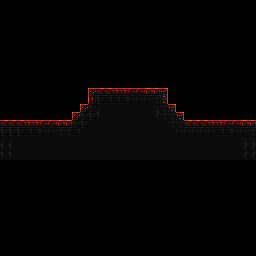

This is a level from a 2D game, rendered from its Tiled map with the project's own tilesets. A one-line summary and the complete map file follow:
An orthogonal 32x32 tile map with 8x8 px tiles, 1 tile layer (Camada de Blocos 1) and 7 objects (7x Collision).

<map version="1.10" tiledversion="git" orientation="orthogonal" renderorder="right-down" width="32" height="32" tilewidth="8" tileheight="8" infinite="0" nextlayerid="4" nextobjectid="16">
 <tileset firstgid="1" source="Blood Temple Tileset.tsx" />
 <layer id="1" name="Camada de Blocos 1" width="32" height="32">
  <data encoding="csv">
0,0,0,0,0,0,0,0,0,0,0,0,0,0,0,0,0,0,0,0,0,0,0,0,0,0,0,0,0,0,0,0,
0,0,0,0,0,0,0,0,0,0,0,0,0,0,0,0,0,0,0,0,0,0,0,0,0,0,0,0,0,0,0,0,
0,0,0,0,0,0,0,0,0,0,0,0,0,0,0,0,0,0,0,0,0,0,0,0,0,0,0,0,0,0,0,0,
0,0,0,0,0,0,0,0,0,0,0,0,0,0,0,0,0,0,0,0,0,0,0,0,0,0,0,0,0,0,0,0,
0,0,0,0,0,0,0,0,0,0,0,0,0,0,0,0,0,0,0,0,0,0,0,0,0,0,0,0,0,0,0,0,
0,0,0,0,0,0,0,0,0,0,0,0,0,0,0,0,0,0,0,0,0,0,0,0,0,0,0,0,0,0,0,0,
0,0,0,0,0,0,0,0,0,0,0,0,0,0,0,0,0,0,0,0,0,0,0,0,0,0,0,0,0,0,0,0,
0,0,0,0,0,0,0,0,0,0,0,0,0,0,0,0,0,0,0,0,0,0,0,0,0,0,0,0,0,0,0,0,
0,0,0,0,0,0,0,0,0,0,0,0,0,0,0,0,0,0,0,0,0,0,0,0,0,0,0,0,0,0,0,0,
0,0,0,0,0,0,0,0,0,0,0,0,0,0,0,0,0,0,0,0,0,0,0,0,0,0,0,0,0,0,0,0,
0,0,0,0,0,0,0,0,0,0,0,0,0,0,0,0,0,0,0,0,0,0,0,0,0,0,0,0,0,0,0,0,
0,0,0,0,0,0,0,0,0,0,0,131,132,132,133,133,134,134,135,135,136,0,0,0,0,0,0,0,0,0,0,0,
0,0,0,0,0,0,0,0,0,0,0,163,164,165,165,165,166,166,166,167,168,0,0,0,0,0,0,0,0,0,0,0,
0,0,0,0,0,0,0,0,0,0,131,164,196,197,197,197,198,198,198,199,167,136,0,0,0,0,0,0,0,0,0,0,
0,0,0,0,0,0,0,0,0,131,164,164,228,229,229,229,230,230,230,231,167,167,136,0,0,0,0,0,0,0,0,0,
132,132,132,133,133,134,134,135,135,164,164,197,197,197,229,230,230,230,198,198,198,167,167,132,132,132,133,133,134,134,135,135,
164,164,164,165,165,166,166,167,167,165,197,197,229,229,229,229,230,230,230,198,198,198,166,166,166,166,166,165,165,166,166,167,
196,196,197,197,197,197,197,197,197,197,229,229,229,229,229,229,230,230,230,230,230,230,198,198,198,198,198,198,198,198,199,199,
228,228,229,229,229,229,229,229,229,229,229,229,229,229,229,229,230,230,230,230,230,230,230,230,230,230,230,230,198,198,231,231,
228,228,229,229,229,229,229,229,229,229,229,229,229,229,229,229,230,230,230,230,230,230,230,230,230,230,230,230,230,230,231,231,
0,0,0,0,0,0,0,0,0,0,0,0,0,0,0,0,0,0,0,0,0,0,0,0,0,0,0,0,0,0,0,0,
0,0,0,0,0,0,0,0,0,0,0,0,0,0,0,0,0,0,0,0,0,0,0,0,0,0,0,0,0,0,0,0,
0,0,0,0,0,0,0,0,0,0,0,0,0,0,0,0,0,0,0,0,0,0,0,0,0,0,0,0,0,0,0,0,
0,0,0,0,0,0,0,0,0,0,0,0,0,0,0,0,0,0,0,0,0,0,0,0,0,0,0,0,0,0,0,0,
0,0,0,0,0,0,0,0,0,0,0,0,0,0,0,0,0,0,0,0,0,0,0,0,0,0,0,0,0,0,0,0,
0,0,0,0,0,0,0,0,0,0,0,0,0,0,0,0,0,0,0,0,0,0,0,0,0,0,0,0,0,0,0,0,
0,0,0,0,0,0,0,0,0,0,0,0,0,0,0,0,0,0,0,0,0,0,0,0,0,0,0,0,0,0,0,0,
0,0,0,0,0,0,0,0,0,0,0,0,0,0,0,0,0,0,0,0,0,0,0,0,0,0,0,0,0,0,0,0,
0,0,0,0,0,0,0,0,0,0,0,0,0,0,0,0,0,0,0,0,0,0,0,0,0,0,0,0,0,0,0,0,
0,0,0,0,0,0,0,0,0,0,0,0,0,0,0,0,0,0,0,0,0,0,0,0,0,0,0,0,0,0,0,0,
0,0,0,0,0,0,0,0,0,0,0,0,0,0,0,0,0,0,0,0,0,0,0,0,0,0,0,0,0,0,0,0,
0,0,0,0,0,0,0,0,0,0,0,0,0,0,0,0,0,0,0,0,0,0,0,0,0,0,0,0,0,0,0,0
</data>
 </layer>
 <objectgroup id="2" name="Camada de Objetos 1">
  <object id="7" name="Collision" x="0" y="120" width="72" height="40" />
  <object id="15" name="Collision" x="184" y="120" width="72" height="40" />
  <object id="11" name="Collision" x="88" y="88" width="80" height="72" />
  <object id="8" name="Collision" x="72" y="112" width="8" height="48" />
  <object id="14" name="Collision" x="176" y="112" width="8" height="48" />
  <object id="10" name="Collision" x="80" y="104" width="8" height="56" />
  <object id="13" name="Collision" x="168" y="104" width="8" height="56" />
 </objectgroup>
</map>
